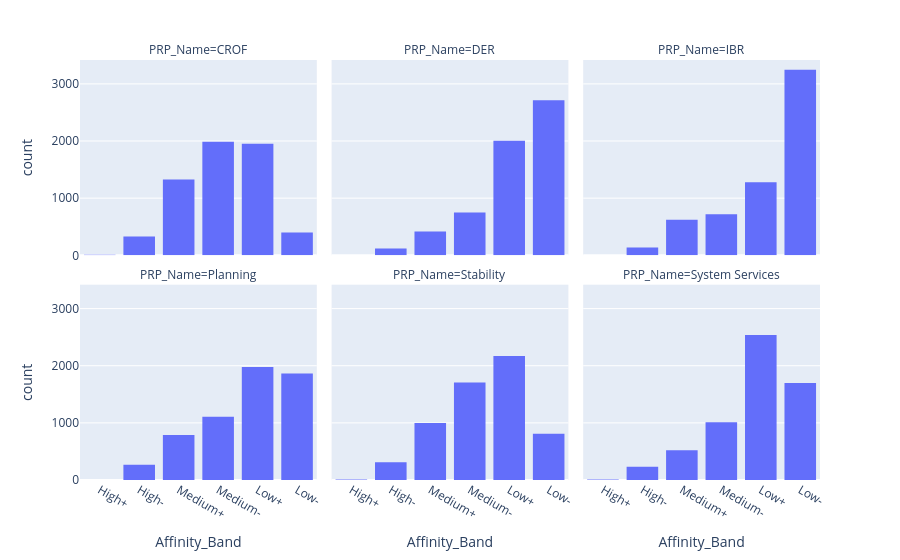

The notebook cell this image was saved under:
### Code cell
px.histogram(
    assignments_df,
    x= "Affinity_Band",
    # color = "Year"
    facet_col = "PRP_Name",
    facet_col_wrap=3,
    category_orders={ "Affinity_Band": band_order[::-1]}
)

### Figure 1 — Plotly figure (JSON) as saved in the notebook; plotly's stock layout.template omitted (floating-point values rounded to 4 significant figures; data arrays with more than 128 entries replaced by an {"elided": "..."} marker saying what was removed)
{"data": [{"bingroup": "x", "hovertemplate": "PRP_Name=CROF<br>Affinity_Band=%{x}<br>count=%{y}<extra></extra>", "legendgroup": "", "marker": {"color": "#636efa", "pattern": {"shape": ""}}, "name": "", "orientation": "v", "showlegend": false, "type": "histogram", "x": {"elided": "6005 str values"}, "xaxis": "x4", "yaxis": "y4"}, {"bingroup": "x", "hovertemplate": "PRP_Name=DER<br>Affinity_Band=%{x}<br>count=%{y}<extra></extra>", "legendgroup": "", "marker": {"color": "#636efa", "pattern": {"shape": ""}}, "name": "", "orientation": "v", "showlegend": false, "type": "histogram", "x": {"elided": "6005 str values"}, "xaxis": "x5", "yaxis": "y5"}, {"bingroup": "x", "hovertemplate": "PRP_Name=IBR<br>Affinity_Band=%{x}<br>count=%{y}<extra></extra>", "legendgroup": "", "marker": {"color": "#636efa", "pattern": {"shape": ""}}, "name": "", "orientation": "v", "showlegend": false, "type": "histogram", "x": {"elided": "6005 str values"}, "xaxis": "x6", "yaxis": "y6"}, {"bingroup": "x", "hovertemplate": "PRP_Name=Planning<br>Affinity_Band=%{x}<br>count=%{y}<extra></extra>", "legendgroup": "", "marker": {"color": "#636efa", "pattern": {"shape": ""}}, "name": "", "orientation": "v", "showlegend": false, "type": "histogram", "x": {"elided": "6005 str values"}, "xaxis": "x", "yaxis": "y"}, {"bingroup": "x", "hovertemplate": "PRP_Name=Stability<br>Affinity_Band=%{x}<br>count=%{y}<extra></extra>", "legendgroup": "", "marker": {"color": "#636efa", "pattern": {"shape": ""}}, "name": "", "orientation": "v", "showlegend": false, "type": "histogram", "x": {"elided": "6005 str values"}, "xaxis": "x2", "yaxis": "y2"}, {"bingroup": "x", "hovertemplate": "PRP_Name=System Services<br>Affinity_Band=%{x}<br>count=%{y}<extra></extra>", "legendgroup": "", "marker": {"color": "#636efa", "pattern": {"shape": ""}}, "name": "", "orientation": "v", "showlegend": false, "type": "histogram", "x": {"elided": "6005 str values"}, "xaxis": "x3", "yaxis": "y3"}], "layout": {"annotations": [{"font": {}, "showarrow": false, "text": "PRP_Name=Planning", "x": 0.16, "xanchor": "center", "xref": "paper", "y": 0.465, "yanchor": "bottom", "yref": "paper"}, {"font": {}, "showarrow": false, "text": "PRP_Name=Stability", "x": 0.5, "xanchor": "center", "xref": "paper", "y": 0.465, "yanchor": "bottom", "yref": "paper"}, {"font": {}, "showarrow": false, "text": "PRP_Name=System Services", "x": 0.84, "xanchor": "center", "xref": "paper", "y": 0.465, "yanchor": "bottom", "yref": "paper"}, {"font": {}, "showarrow": false, "text": "PRP_Name=CROF", "x": 0.16, "xanchor": "center", "xref": "paper", "y": 1.0, "yanchor": "bottom", "yref": "paper"}, {"font": {}, "showarrow": false, "text": "PRP_Name=DER", "x": 0.5, "xanchor": "center", "xref": "paper", "y": 1.0, "yanchor": "bottom", "yref": "paper"}, {"font": {}, "showarrow": false, "text": "PRP_Name=IBR", "x": 0.84, "xanchor": "center", "xref": "paper", "y": 1.0, "yanchor": "bottom", "yref": "paper"}], "barmode": "relative", "legend": {"tracegroupgap": 0}, "margin": {"t": 60}, "xaxis": {"anchor": "y", "categoryarray": ["High+", "High-", "Medium+", "Medium-", "Low+", "Low-"], "categoryorder": "array", "domain": [0, 0.32], "title": {"text": "Affinity_Band"}}, "xaxis2": {"anchor": "y2", "categoryarray": ["High+", "High-", "Medium+", "Medium-", "Low+", "Low-"], "categoryorder": "array", "domain": [0.34, 0.66], "matches": "x", "title": {"text": "Affinity_Band"}}, "xaxis3": {"anchor": "y3", "categoryarray": ["High+", "High-", "Medium+", "Medium-", "Low+", "Low-"], "categoryorder": "array", "domain": [0.68, 1.0], "matches": "x", "title": {"text": "Affinity_Band"}}, "xaxis4": {"anchor": "y4", "domain": [0, 0.32], "matches": "x", "showticklabels": false}, "xaxis5": {"anchor": "y5", "domain": [0.34, 0.66], "matches": "x", "showticklabels": false}, "xaxis6": {"anchor": "y6", "domain": [0.68, 1.0], "matches": "x", "showticklabels": false}, "yaxis": {"anchor": "x", "domain": [0, 0.465], "title": {"text": "count"}}, "yaxis2": {"anchor": "x2", "domain": [0, 0.465], "matches": "y", "showticklabels": false}, "yaxis3": {"anchor": "x3", "domain": [0, 0.465], "matches": "y", "showticklabels": false}, "yaxis4": {"anchor": "x4", "domain": [0.535, 1.0], "matches": "y", "title": {"text": "count"}}, "yaxis5": {"anchor": "x5", "domain": [0.535, 1.0], "matches": "y", "showticklabels": false}, "yaxis6": {"anchor": "x6", "domain": [0.535, 1.0], "matches": "y", "showticklabels": false}}}
